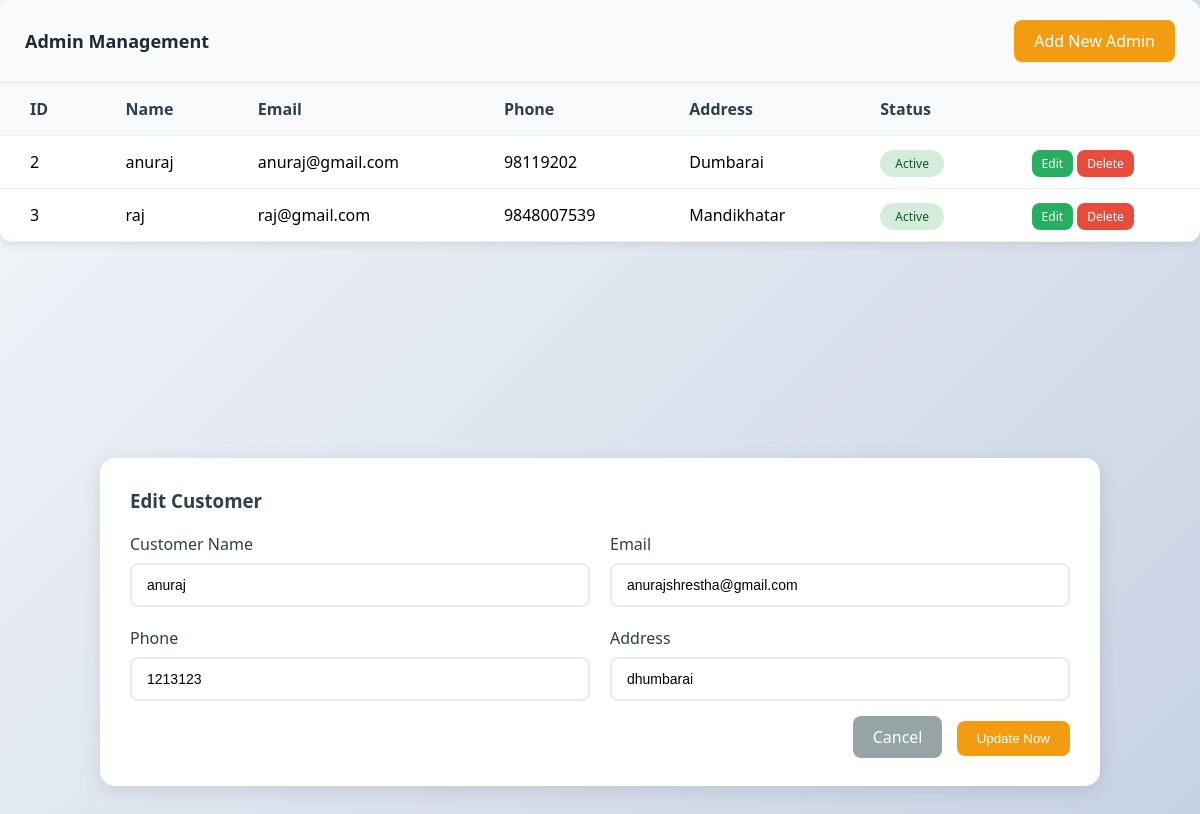
/Admin/admin.php?user_id=11, run on the app's committed database.
### tables this page shows
CREATE TABLE `users` (
  `id` int(11) NOT NULL,
  `fullname` varchar(50) NOT NULL,
  `phone` varchar(20) DEFAULT NULL,
  `email` varchar(100) NOT NULL,
  `password` varchar(250) NOT NULL,
  `address` varchar(250) DEFAULT NULL,
  `status` tinyint(1) NOT NULL DEFAULT 0,
  `created_at` timestamp NOT NULL DEFAULT current_timestamp(),
  `updated_at` timestamp NULL DEFAULT NULL
);

CREATE TABLE `customers` (
  `id` int(11) NOT NULL,
  `fullname` varchar(50) NOT NULL,
  `phone` varchar(20) DEFAULT NULL,
  `email` varchar(100) NOT NULL,
  `password` varchar(250) NOT NULL,
  `address` varchar(250) DEFAULT NULL,
  `status` tinyint(1) NOT NULL DEFAULT 0,
  `created_at` timestamp NOT NULL DEFAULT current_timestamp(),
  `updated_at` timestamp NULL DEFAULT NULL,
  `updated_by` int(11) DEFAULT NULL
);

### Admin/admin.php (the view)
<?php
include "../config/connection.php";
$sql = "SELECT * from users;";
$res = mysqli_query($conn, $sql);
include "header.php" ?>
<div class="table-container">
    <div class="table-header">
        <div class="table-title">Admin Management</div>
         <a href="./add-admin.php" class="btn btn-primary">Add New Admin</a>
    </div>
    <table>
        <thead>
            <tr>
                <th>ID</th>
                <th>Name</th>
                <th>Email</th>
                <th>Phone</th>
                <th>Address</th>
                <th>Status</th>
                <th></th>
            </tr>
        </thead>
        <tbody>
            <?php $i = 1;
            while ($row = mysqli_fetch_assoc($res)) { ?>
                <tr>
                    <td><?php echo $row['id']; ?></td>
                    <td><?php echo $row['fullname']; ?></td>
                    <td><?php echo $row['email']; ?></td>
                    <td><?php echo $row['phone']; ?></td>
                    <td><?php echo $row['address']; ?></td>
                    <td><span class="status status-active">Active</span></td>
                    <td>
                        <a href="./edit-admin.php?user_id=<?php echo $row['id'] ?>" title="" class="btn btn-success">Edit</a>
                        <a href="./delete-admin.php?user_id=<?php echo $row['id'] ?>" title="" class="btn btn-danger">Delete</a>
                    </td>
                </tr>
                <?php $i++;
            } ?>
        </tbody>
    </table>
</div>
<?php
if (isset($_GET['user_id'])) {
    include './edit.php';
}
?>

### Admin/edit.php (shortened to what this page needs)
<?php
include "../config/connection.php";
$id = $_GET['user_id'];
$sql = "SELECT id, fullname, email, phone, address FROM customers WHERE id='$id';";
$res = mysqli_query($conn, $sql);
include "./header.php" ?>
<div id="add-product-form">
    <div class="form-container">
        <h3 style="margin-bottom: 20px; color: #2c3e50;">Edit Customer</h3>
        <?php if ($res):
            while ($data = mysqli_fetch_assoc($res)):
                $fname = isset($data['fullname']) ? $data['fullname'] : '';
                $email = isset($data['email']) ? $data['email'] : '';
                $phone = isset($data['phone']) ? $data['phone'] : '';
                $addr = isset($data['address']) ? $data['address'] : '';
                ?>
                <form action="./update.php" method="POST" novalidate>
                    <div class="form-row">
                        <div class="form-group">
                            <label class="form-label">Customer Name</label>
                            <input type="text" class="form-input" id="fname" name="fullname" placeholder="Enter Customer Name"
                                value="<?php echo $fname; ?>">
                        </div>
                        <div class="form-group">
                            <label class="form-label">Email</label>
                            <input type="email" class="form-input" id="email" name="email" placeholder="Enter Email"
                                value="<?php echo $email; ?>">
                        </div>
                    </div>
                    <div class="form-row">
                        <div class="form-group">
                            <label class="form-label">Phone</label>
                            <input type="number" class="form-input" id="phone" name="phone" placeholder="Enter Phone"
                                value="<?php echo $phone; ?>">
                        </div>
                        <div class="form-group">
                            <label class="form-label">Address</label>
                            <input type="text" class="form-input" id="addr" name="address" placeholder="Enter Address"
                                value="<?php echo $addr; ?>">
                        </div>
                    </div>
                    <div style="text-align: right;">
                        <a href="./index.php" class="btn"
                            style="background: #95a5a6; color: white; margin-right: 10px;">Cancel</a>
                        <button type="submit" name="submit" class="btn btn-primary">Update Now</button>
                    </div>
                </form>
            <?php endwhile;
        else: ?>
            <hr>
        <?php endif; ?>
    </div>
</div>

### Admin/assets/style.css (style rules this page uses)
* { margin: 0; padding: 0; box-sizing: border-box; }
body { font-family: "Segoe UI", Tahoma, Geneva, Verdana, sans-serif; background: linear-gradient(135deg, #f5f7fa 0%, #c3cfe2 100%); min-height: 100vh; }
a { text-decoration: none; }
.table-container { background: white; border-radius: 15px; overflow: hidden; box-shadow: 0 5px 20px rgba(0, 0, 0, 0.1); margin-bottom: 20px; }
.table-header { padding: 20px 30px; background: linear-gradient(45deg, #2c3e50, #34495e); color: white; display: flex; justify-content: space-between; align-items: center; }
.table-title { font-size: 20px; font-weight: 600; }
.btn { padding: 10px 20px; border: none; border-radius: 8px; cursor: pointer; font-weight: 500; transition: all 0.3s ease; }
.btn-primary { background: #f39c12; color: white; }
.btn-danger { background: #e74c3c; color: white; padding: 5px 10px; font-size: 12px; }
.btn-success { background: #27ae60; color: white; padding: 5px 10px; font-size: 12px; }
table { width: 100%; border-collapse: collapse; }
th, td { padding: 15px 30px; text-align: left; border-bottom: 1px solid #ecf0f1; }
th { background: #f8f9fa; font-weight: 600; color: #2c3e50; }
.status { padding: 5px 15px; border-radius: 20px; font-size: 12px; font-weight: 500; }
.status-active { background: #d4edda; color: #155724; }
#add-product-form { min-height: 90vh; margin: 0 auto; display: flex; align-items: center; justify-content: center; padding: 0 20px; }
.form-container { width: 1000px; background: white; padding: 30px; border-radius: 15px; box-shadow: 0 5px 20px rgba(0, 0, 0, 0.1); }
.form-group { margin-bottom: 20px; }
.form-label { display: block; margin-bottom: 8px; font-weight: 500; color: #2c3e50; }
.form-input { width: 100%; padding: 12px 15px; border: 2px solid #e9ecef; border-radius: 8px; font-size: 14px; transition: border-color 0.3s ease; }
.form-row { display: grid; grid-template-columns: 1fr 1fr; gap: 20px; }
.table-container { background: white; border-radius: 12px; overflow: hidden; box-shadow: 0 2px 10px rgba(0,0,0,0.1); }
.table-header { background: #f8fafc; padding: 20px 25px; border-bottom: 1px solid #e5e7eb; }
.table-title { font-size: 18px; font-weight: 600; color: #1f2937; }

### data on the page
users: id "2", fullname "anuraj", email "anuraj@gmail.com", phone "98119202", address "Dumbarai"
users: id "3", fullname "raj", email "raj@gmail.com", phone "9848007539", address "Mandikhatar"
customers: fullname "anuraj", email "anurajshrestha@gmail.com", phone "1213123", address "dhumbarai"
